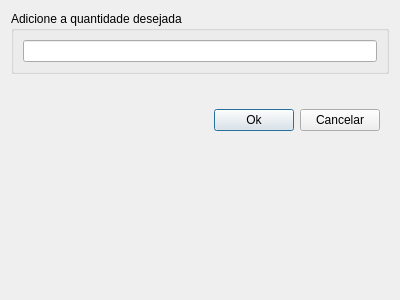
<?xml version="1.0" encoding="UTF-8"?>
<ui version="4.0">
 <class>AddCredits</class>
 <widget class="QDialog" name="AddCredits">
  <property name="geometry">
   <rect>
    <x>0</x>
    <y>0</y>
    <width>400</width>
    <height>300</height>
   </rect>
  </property>
  <property name="sizePolicy">
   <sizepolicy hsizetype="Minimum" vsizetype="Minimum">
    <horstretch>0</horstretch>
    <verstretch>0</verstretch>
   </sizepolicy>
  </property>
  <property name="windowTitle">
   <string>Dialog</string>
  </property>
  <layout class="QVBoxLayout" name="verticalLayout">
   <item>
    <widget class="QGroupBox" name="groupBox">
     <property name="title">
      <string>Adicione a quantidade desejada</string>
     </property>
     <layout class="QVBoxLayout" name="verticalLayout_2">
      <item>
       <widget class="QLineEdit" name="lineAmount">
        <property name="sizePolicy">
         <sizepolicy hsizetype="Minimum" vsizetype="Minimum">
          <horstretch>0</horstretch>
          <verstretch>0</verstretch>
         </sizepolicy>
        </property>
        <property name="inputMethodHints">
         <set>Qt::ImhFormattedNumbersOnly</set>
        </property>
       </widget>
      </item>
     </layout>
    </widget>
   </item>
   <item>
    <widget class="QLabel" name="lineWarning">
     <property name="text">
      <string/>
     </property>
    </widget>
   </item>
   <item>
    <widget class="QWidget" name="widget" native="true">
     <layout class="QHBoxLayout" name="horizontalLayout">
      <item>
       <spacer name="horizontalSpacer">
        <property name="orientation">
         <enum>Qt::Horizontal</enum>
        </property>
        <property name="sizeHint" stdset="0">
         <size>
          <width>40</width>
          <height>20</height>
         </size>
        </property>
       </spacer>
      </item>
      <item>
       <widget class="QPushButton" name="okButton">
        <property name="text">
         <string>Ok</string>
        </property>
       </widget>
      </item>
      <item>
       <widget class="QPushButton" name="cancelButton">
        <property name="text">
         <string>Cancelar</string>
        </property>
       </widget>
      </item>
     </layout>
    </widget>
   </item>
   <item>
    <spacer name="verticalSpacer">
     <property name="orientation">
      <enum>Qt::Vertical</enum>
     </property>
     <property name="sizeHint" stdset="0">
      <size>
       <width>20</width>
       <height>40</height>
      </size>
     </property>
    </spacer>
   </item>
  </layout>
 </widget>
 <resources/>
 <connections/>
</ui>
